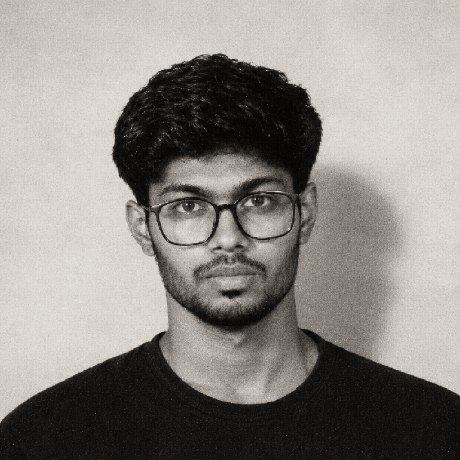
#> input picture mukesh-03-code/assets/mukesh.png, 460 x 460 px
$ python -i dotify.py   (imports and definitions only)
#> lines starting #> are read from the running program, lines starting #| are printed output that depends on the picture
#!/usr/bin/env python3
"""
dotify.py — photo -> animated matrix-duotone pixel portrait (SVG).

Used by this profile to render assets/portrait.svg from assets/mukesh.png.
Pipeline: grayscale -> autocontrast -> downscale -> gradient flood-fill
background removal -> quantize to a green ramp -> run-length encode rows
-> one <path> per palette colour. With --animate it adds a boot-wipe
reveal, a looping scanline, random pixel sparkles/dropouts and a HUD
frame. Every animated element degrades to a clean static state if the
animation is stripped (base opacity 0 on effects, base visible pixels).

Usage:
    python scripts/dotify.py assets/mukesh.png -o assets/portrait.svg \
        --cols 64 --cell 7 --animate

stdlib only — no third-party dependencies.
"""
import argparse
import random
from collections import deque
from PIL import Image, ImageOps, ImageEnhance

RAMP = [(0, (8, 19, 13)), (40, (15, 45, 26)), (90, (24, 90, 46)),
        (140, (34, 150, 68)), (185, (57, 211, 83)), (255, (126, 231, 135))]
HEX = ["#08130d", "#0f2d1a", "#185a2e", "#229644", "#39d353", "#7ee787"]
BG = "#0d1117"
BORDER = "#30363d"
GREEN = "#39d353"
MUTED = "#8b949e"
SPARKLE = "#b7f7c1"


def build_grid(path, n, t1=175, floor=130, delta=60):
    img = Image.open(path).convert("L")
    img = ImageOps.autocontrast(img, cutoff=2)
    img = ImageEnhance.Contrast(img).enhance(1.10)
    small = img.resize((n, n), Image.LANCZOS)
    px = small.load()

    # flood from the borders: eat bright bg, follow the soft shadow
    # gradient, stop at hard dark edges (hair / glasses / shirt)
    skip = [[False] * n for _ in range(n)]
    q = deque()

    def seed(x, y):
        if px[x, y] >= t1 and not skip[x][y]:
            skip[x][y] = True
            q.append((x, y))

    for i in range(n):
        seed(i, 0); seed(i, n - 1); seed(0, i); seed(n - 1, i)
    while q:
        x, y = q.popleft()
        base = px[x, y]
        for dx, dy in ((1, 0), (-1, 0), (0, 1), (0, -1)):
            nx, ny = x + dx, y + dy
            if 0 <= nx < n and 0 <= ny < n and not skip[nx][ny]:
                v = px[nx, ny]
                if v >= floor and v >= base - delta:
                    skip[nx][ny] = True
                    q.append((nx, ny))

    anchors = [a for a, _ in RAMP]
    grid, kept = [[None] * n for _ in range(n)], []
    for y in range(n):
        for x in range(n):
            if not skip[x][y]:
                ci = min(range(len(anchors)), key=lambda i: abs(px[x, y] - anchors[i]))
                grid[y][x] = ci
                kept.append((x, y, ci))
    return grid, kept


def rle_paths(grid, n, cell, gap):
    runs = {i: [] for i in range(len(HEX))}
    for y in range(n):
        x = 0
        while x < n:
            ci = grid[y][x]
            if ci is None:
                x += 1
                continue
            x0 = x
            while x < n and grid[y][x] == ci:
                x += 1
            w = (x - x0) * cell - gap
            runs[ci].append(f"M{x0*cell} {y*cell}h{w:.1f}v{cell-gap:.1f}h-{w:.1f}z")
    return "".join(
        f'<path d="{"".join(runs[c])}" fill="{HEX[c]}"/>'
        for c in range(len(HEX)) if runs[c]
    )


def sparkle_overlays(kept, cell, seed=20261029, n_spark=20, n_drop=10):
    rng = random.Random(seed)
    bright = [p for p in kept if p[2] >= 3]
    dark = [p for p in kept if p[2] <= 4]
    spark = rng.sample(bright, min(n_spark, len(bright)))
    used = set(spark)
    pool = [p for p in dark if p not in used]
    drop = rng.sample(pool, min(n_drop, len(pool)))
    out = ""
    for i, (x, y, _) in enumerate(spark):
        out += (f'<rect x="{x*cell}" y="{y*cell}" width="{cell}" height="{cell}" fill="{SPARKLE}" opacity="0">'
                f'<animate attributeName="opacity" values="0;0;1;1;0" keyTimes="0;0.72;0.78;0.94;1" '
                f'dur="{3.2 + (i % 5) * 0.7:.1f}s" begin="{1.9 + i*0.21:.2f}s" repeatCount="indefinite"/></rect>')
    for i, (x, y, _) in enumerate(drop):
        out += (f'<rect x="{x*cell}" y="{y*cell}" width="{cell}" height="{cell}" fill="{BG}" opacity="0">'
                f'<animate attributeName="opacity" values="0;0;1;1;0" keyTimes="0;0.55;0.62;0.9;1" '
                f'dur="{4.0 + (i % 4) * 0.9:.1f}s" begin="{2.3 + i*0.37:.2f}s" repeatCount="indefinite"/></rect>')
    return out


def portrait_svg(path, cols=64, cell=7, animate=True, gap=0.6):
    grid, kept = build_grid(path, cols)
#> in build_grid, `img = ImageOps.autocontrast(img, cutoff=2)`:
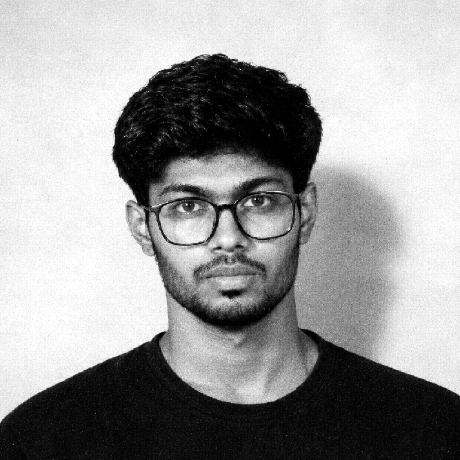
#> img: PIL image 460x460 L; min 0, max 255, mean 155.3
#> in build_grid, `small = img.resize((n, n), Image.LANCZOS)`:
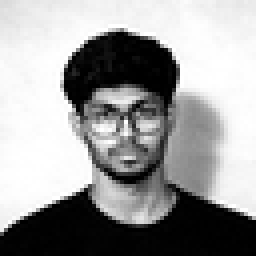
#> small: PIL image 64x64 L (shown 4 times larger); min 0, max 255, mean 155.8
#> the loop in build_grid, `while q:` made 2398 passes
#> base on passes 1 to 3: 219, 235, 217
#> after the loop in build_grid, `while q:`: skip = 64 items
#> after the loop in build_grid, `for y in range(n):`: kept = 1698 items, first 6: (30, 7, 3), (26, 8, 2), (27, 8, 1), (28, 8, 1), (29, 8, 0), (30, 8, 0)
#> grid = 64 items
    n, z0 = cols, 10
    w = cols * cell + 2 * z0
    h = w + 28  # pixel zone + label band
    z1 = z0 + n * cell
    paths = rle_paths(grid, n, cell, gap)
    fx0, fw = 6, w - 12

    svg = [f'<svg xmlns="http://www.w3.org/2000/svg" width="{w}" height="{h}" '
           f'viewBox="0 0 {w} {h}" role="img" aria-label="Animated pixel portrait of Mukesh">',
           f'<rect x="{fx0}" y="{fx0}" width="{fw}" height="{fw}" rx="12" fill="{BG}" stroke="{BORDER}"/>',
           f'<g transform="translate({z0},{z0})">{paths}']
    if animate:
        svg.append(sparkle_overlays(kept, cell))
#> in sparkle_overlays, `bright = [p for p in kept if p[2] >= 3]`: bright = 334 items, first 6: (30, 7, 3), (23, 9, 3), (21, 10, 3), (39, 10, 3), (20, 11, 3), (40, 11, 3)
#> in sparkle_overlays, `dark = [p for p in kept if p[2] <= 4]`: dark = 1684 items, first 6: (30, 7, 3), (26, 8, 2), (27, 8, 1), (28, 8, 1), (29, 8, 0), (30, 8, 0)
#> in sparkle_overlays, `spark = rng.sample(bright, min(n_spark, len(bright)))`: spark = [(55, 51, 3), (36, 49, 3), (36, 33, 3), (33, 55, 4), (20, 47, 3), (26, 50, 4), (25, 40, 3), (30, 30, 3), (25, 50, 4), (27, 49, 4), (32, 24, 5), (38, 36, 3), (23, 36, 3), (21, 28, 3), (26, 49, 4), (39, 33, 3), (26, 51, 4), (22, 27, 3), (37, 35, 4), (29, 47, 4)]
#> in sparkle_overlays, `used = set(spark)`: used = 20 items
#> in sparkle_overlays, `pool = [p for p in dark if p not in used]`: pool = 1665 items, first 6: (30, 7, 3), (26, 8, 2), (27, 8, 1), (28, 8, 1), (29, 8, 0), (30, 8, 0)
#> in sparkle_overlays, `drop = rng.sample(pool, min(n_drop, len(pool)))`: drop = [(44, 56, 0), (37, 17, 0), (46, 62, 0), (32, 28, 1), (25, 16, 0), (24, 39, 3), (27, 58, 0), (34, 33, 2), (24, 24, 4), (17, 51, 0)]
#> the loop in sparkle_overlays, `for i, (x, y, _) in enumerate(spark):` made 20 passes
#> (x, y) on passes 1 to 12: (55, 51), (36, 49), (36, 33), (33, 55), (20, 47), (26, 50), (25, 40), (30, 30), (25, 50), (27, 49), (32, 24), (38, 36)
#> the loop in sparkle_overlays, `for i, (x, y, _) in enumerate(drop):` made 10 passes
#> (x, y) on passes 1 to 10: (44, 56), (37, 17), (46, 62), (32, 28), (25, 16), (24, 39), (27, 58), (34, 33), (24, 24), (17, 51)
    svg.append('</g>')
    # HUD corner brackets
    a, b, c = z0 - 4, z0 + n * cell + 4, z0 + 24
    svg.append(f'<g stroke="{GREEN}" stroke-width="3" fill="none" stroke-linecap="square">'
               f'<path d="M{a} {c} V{a} H{c}"/><path d="M{b} {c} V{a} H{b-24}"/>'
               f'<path d="M{a} {b-24} V{b} H{c}"/><path d="M{b} {b-24} V{b} H{b-24}"/></g>')
    # REC indicator + labels
    rec = f'<circle cx="{w-22}" cy="24" r="5" fill="{GREEN}"/>'
    if animate:
        rec = (f'<circle cx="{w-22}" cy="24" r="5" fill="{GREEN}">'
               '<animate attributeName="opacity" values="1;1;0;0;1" keyTimes="0;0.5;0.56;0.94;1" '
               'dur="1.6s" repeatCount="indefinite"/></circle>')
    svg.append(rec)
    svg.append(f'<text x="{w-34}" y="28" text-anchor="end" font-family="\'Courier New\',monospace" '
               f'font-size="11" fill="{GREEN}" letter-spacing="2">REC</text>')
    svg.append(f'<text x="16" y="{h-9}" font-family="\'Courier New\',monospace" font-size="11" '
               f'fill="{MUTED}">SCAN://IDENT_MUKESH</text>')
    svg.append(f'<text x="{w-16}" y="{h-9}" text-anchor="end" font-family="\'Courier New\',monospace" '
               f'font-size="11" fill="{MUTED}">{cols}x{cols} · MATRIX DUOTONE</text>')
    if animate:
        # boot wipe (base opacity 0 -> static-safe)
        svg.append(f'<g opacity="0">'
                   f'<rect x="4" y="4" width="{w-8}" height="{w-8}" fill="{BG}"/>'
                   f'<rect x="4" y="4" width="{w-8}" height="3" fill="{GREEN}"/>'
                   '<animate attributeName="opacity" values="0;1;1" keyTimes="0;0.005;1" dur="1.5s" fill="freeze"/>'
                   f'<animateTransform attributeName="transform" type="translate" values="0 0;0 {h+20}" dur="1.5s" fill="freeze"/>'
                   '</g>')
        # idle scanline (base opacity 0 -> static-safe)
        svg.append(f'<g opacity="0">'
                   f'<rect x="{z0}" y="-18" width="{n*cell}" height="18" fill="{GREEN}" fill-opacity="0.32"/>'
                   '<animate attributeName="opacity" values="0;1;1;0" keyTimes="0;0.06;0.94;1" dur="2.6s" begin="1.8s" repeatCount="indefinite"/>'
                   f'<animateTransform attributeName="transform" type="translate" values="0 {z0};0 {z1}" dur="2.6s" begin="1.8s" repeatCount="indefinite"/>'
                   '</g>')
    svg.append('</svg>')
    return "".join(svg)


def main():
    ap = argparse.ArgumentParser(description="Photo -> animated pixel portrait SVG")
    ap.add_argument("input")
    ap.add_argument("-o", "--output", default="assets/portrait.svg")
    ap.add_argument("--cols", type=int, default=64)
    ap.add_argument("--cell", type=int, default=7)
    ap.add_argument("--animate", action="store_true")
    args = ap.parse_args()
    svg = portrait_svg(args.input, cols=args.cols, cell=args.cell, animate=args.animate)
    with open(args.output, "w") as f:
        f.write(svg)
    print(f"wrote {args.output} ({len(svg)} bytes)")


# [2 lines not run here, left out]

>>> result = portrait_svg('../assets/mukesh.png')
